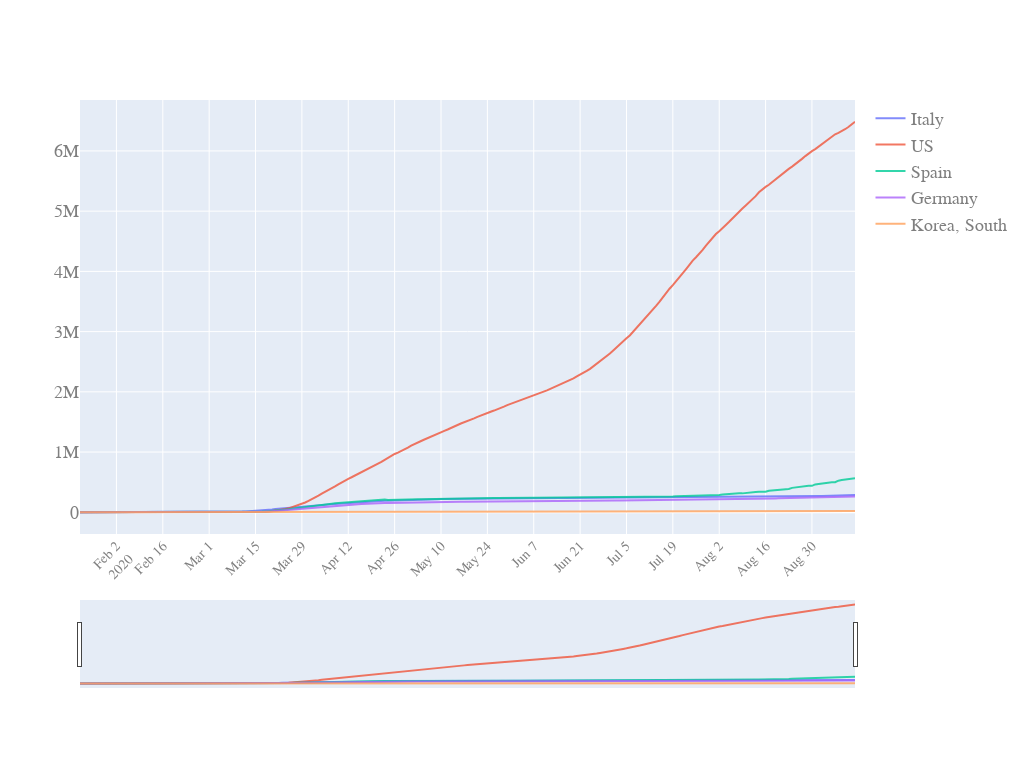

The code cell stored with this chart in its notebook:
### Code cell
quick_plot(df_analyse.date,
           df_analyse.iloc[:,1:],
           y_scale='linear',
           slider=True)

### Figure 1 — Plotly figure (JSON) as saved in the notebook; plotly's stock layout.template omitted (floating-point values rounded to 4 significant figures; data arrays with more than 128 entries replaced by an {"elided": "..."} marker saying what was removed)
{"data": [{"name": "Italy", "opacity": 0.8, "type": "scatter", "x": {"elided": "235 str values"}, "y": {"elided": "235 int values"}}, {"name": "US", "opacity": 0.8, "type": "scatter", "x": {"elided": "235 str values"}, "y": {"elided": "235 int values"}}, {"name": "Spain", "opacity": 0.8, "type": "scatter", "x": {"elided": "235 str values"}, "y": {"elided": "235 int values"}}, {"name": "Germany", "opacity": 0.8, "type": "scatter", "x": {"elided": "235 str values"}, "y": {"elided": "235 int values"}}, {"name": "Korea, South", "opacity": 0.8, "type": "scatter", "x": {"elided": "235 str values"}, "y": {"elided": "235 int values"}}], "layout": {"autosize": true, "font": {"color": "#7f7f7f", "family": "PT Sans, monospace", "size": 18}, "height": 768, "width": 1024, "xaxis": {"nticks": 20, "rangeslider": {"visible": true}, "tickangle": -45, "tickfont": {"color": "#7f7f7f", "size": 14}}, "yaxis": {"type": "linear"}}}
